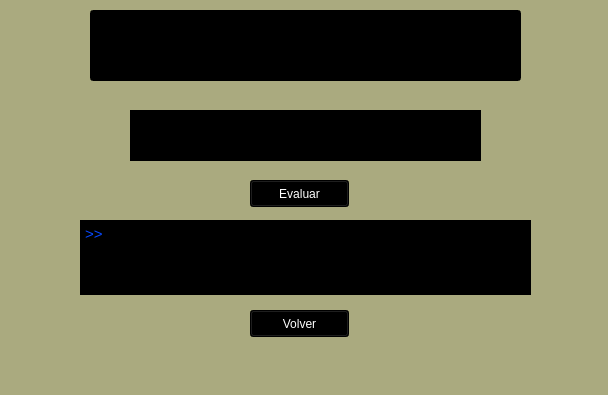
<?xml version="1.0" encoding="UTF-8"?>
<ui version="4.0">
 <class>MainWindow</class>
 <widget class="QMainWindow" name="MainWindow">
  <property name="geometry">
   <rect>
    <x>0</x>
    <y>0</y>
    <width>608</width>
    <height>395</height>
   </rect>
  </property>
  <property name="windowTitle">
   <string>OMA-Basics</string>
  </property>
  <property name="styleSheet">
   <string notr="true">background-color: rgb(170, 170, 127);</string>
  </property>
  <widget class="QWidget" name="centralwidget">
   <widget class="QLabel" name="back">
    <property name="geometry">
     <rect>
      <x>80</x>
      <y>0</y>
      <width>451</width>
      <height>91</height>
     </rect>
    </property>
    <property name="font">
     <font>
      <pointsize>28</pointsize>
      <weight>75</weight>
      <italic>false</italic>
      <bold>true</bold>
     </font>
    </property>
    <property name="styleSheet">
     <string notr="true">background-color: rgb(170, 170, 127);

color: rgb(0, 255, 0);
</string>
    </property>
    <property name="text">
     <string>&lt;html&gt;&lt;head/&gt;&lt;body&gt;&lt;p align=&quot;right&quot;&gt;&lt;span style=&quot; color:#00ff00;&quot;&gt;&lt;br/&gt;&lt;/span&gt;&lt;/p&gt;&lt;/body&gt;&lt;/html&gt;</string>
    </property>
    <property name="textFormat">
     <enum>Qt::AutoText</enum>
    </property>
   </widget>
   <widget class="QPushButton" name="evaluar">
    <property name="geometry">
     <rect>
      <x>250</x>
      <y>180</y>
      <width>99</width>
      <height>27</height>
     </rect>
    </property>
    <property name="styleSheet">
     <string notr="true">color: rgb(255, 255, 255);
background-color: rgb(0, 0, 0);</string>
    </property>
    <property name="text">
     <string>Evaluar</string>
    </property>
   </widget>
   <widget class="QPushButton" name="volver">
    <property name="geometry">
     <rect>
      <x>250</x>
      <y>310</y>
      <width>99</width>
      <height>27</height>
     </rect>
    </property>
    <property name="styleSheet">
     <string notr="true">color: rgb(255, 255, 255);
background-color: rgb(0, 0, 0);</string>
    </property>
    <property name="text">
     <string>Volver</string>
    </property>
   </widget>
   <widget class="QTextEdit" name="a_evaluar">
    <property name="geometry">
     <rect>
      <x>130</x>
      <y>110</y>
      <width>351</width>
      <height>51</height>
     </rect>
    </property>
    <property name="styleSheet">
     <string notr="true">color: rgb(0, 255, 0);
background-color: rgb(0, 0, 0);</string>
    </property>
   </widget>
   <widget class="QLineEdit" name="resultado1">
    <property name="geometry">
     <rect>
      <x>90</x>
      <y>10</y>
      <width>431</width>
      <height>71</height>
     </rect>
    </property>
    <property name="styleSheet">
     <string notr="true">color: rgb(0, 255, 0);
font: 63 italic 28pt &quot;Ubuntu&quot;;
background-color: rgb(0, 0, 0);</string>
    </property>
    <property name="text">
     <string/>
    </property>
    <property name="maxLength">
     <number>20</number>
    </property>
    <property name="readOnly">
     <bool>true</bool>
    </property>
   </widget>
   <widget class="QTextEdit" name="estatus">
    <property name="geometry">
     <rect>
      <x>80</x>
      <y>220</y>
      <width>451</width>
      <height>75</height>
     </rect>
    </property>
    <property name="styleSheet">
     <string notr="true">background-color: rgb(0, 0, 0);
color: rgb(7, 73, 255);</string>
    </property>
    <property name="html">
     <string>&lt;!DOCTYPE HTML PUBLIC &quot;-//W3C//DTD HTML 4.0//EN&quot; &quot;http://www.w3.org/TR/REC-html40/strict.dtd&quot;&gt;
&lt;html&gt;&lt;head&gt;&lt;meta name=&quot;qrichtext&quot; content=&quot;1&quot; /&gt;&lt;style type=&quot;text/css&quot;&gt;
p, li { white-space: pre-wrap; }
&lt;/style&gt;&lt;/head&gt;&lt;body style=&quot; font-family:'Ubuntu'; font-size:11pt; font-weight:400; font-style:normal;&quot;&gt;
&lt;p style=&quot; margin-top:0px; margin-bottom:0px; margin-left:0px; margin-right:0px; -qt-block-indent:0; text-indent:0px;&quot;&gt;&amp;gt;&amp;gt;&lt;/p&gt;&lt;/body&gt;&lt;/html&gt;</string>
    </property>
   </widget>
  </widget>
  <widget class="QMenuBar" name="menubar">
   <property name="geometry">
    <rect>
     <x>0</x>
     <y>0</y>
     <width>608</width>
     <height>25</height>
    </rect>
   </property>
  </widget>
  <widget class="QStatusBar" name="statusbar"/>
 </widget>
 <resources/>
 <connections/>
</ui>
